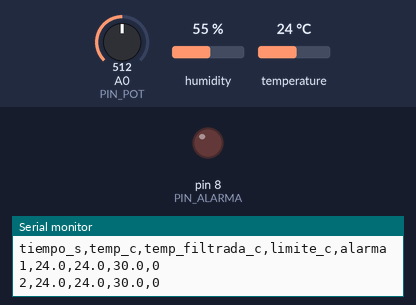
Bench run of a program on a simulated Arduino Uno, built with avr-gcc and run on an emulated ATmega328P. Shown: output pins drawn as LEDs (lit = HIGH), the last lines printed to the serial monitor. The inputs (shaded band) are chosen by the test bench; at power-on: temperature 24 °C, A0 (PIN_POT) = 512, humidity 55 %.

Above: at 2.8 s.
2.9 s: temperature set to 30.1 °C
10.8 s: temperature set to 31.7 °C
12.5 s: temperature set to 29.3 °C
20.4 s: temperature set to 27.8 °C
At 26.5 s:
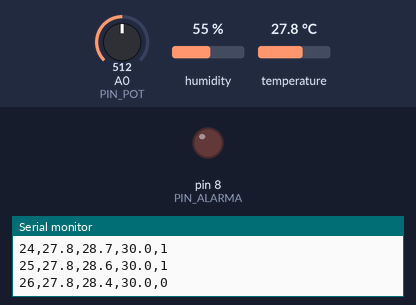
27.5 s: temperature set to 29.6 °C
35.4 s: temperature set to 30.8 °C
At 40.0 s:
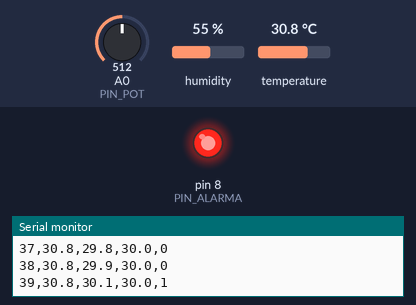
Timing chart, 0 to 41.5 s (numbered marks = the images above; inputs shaded):
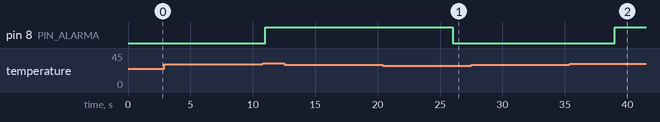

Measured:
- the behaviour switches between 30 and 30.1 °C on temperature (found by bisection; images 1 and 2)
- after the input at 20.4 s, pin 8 (PIN_ALARMA): HIGH → LOW after 5.6 s
- after the input at 35.4 s, pin 8 (PIN_ALARMA): LOW → HIGH after 3.6 s

The program:

main.cpp
```cpp
/*
  Módulo 9.2: VS Code + PlatformIO + Wokwi, con biblioteca propia
  Servicio Social CBI-1618 - Ing. en Computación
  Prestador: Pérez Sánchez Fernando Alberto

  El potenciómetro fija el límite de temperatura (20 a 40 °C). La temperatura del DHT22 pasa
  por un filtro de promedio móvil (EstacionLib) y, si supera el límite, se enciende la alarma
  con histéresis de 1.5 °C. Imprime una línea CSV por segundo, lista para graficar.
*/
#include <Arduino.h>
#include <DHT.h>
#include "EstacionLib.h"

const uint8_t PIN_DHT = 2;
const uint8_t PIN_POT = A0;
const uint8_t PIN_ALARMA = 8;

DHT dht(PIN_DHT, DHT22);
FiltroMedia filtro;
Umbral alarma(1.5);

unsigned long tLectura = 0;

void setup() {
  Serial.begin(115200);
  pinMode(PIN_ALARMA, OUTPUT);
  dht.begin();
  Serial.println(F("tiempo_s,temp_c,temp_filtrada_c,limite_c,alarma"));
}

void loop() {
  if (millis() - tLectura < 1000) return;
  tLectura = millis();

  float t = dht.readTemperature();
  if (isnan(t)) {
    Serial.println(F("# error de lectura DHT22"));
    return;
  }
  filtro.agregar(t);
  float limite = 20.0 + (analogRead(PIN_POT) / 1023.0) * 20.0;   // 20-40 °C
  bool activa = alarma.evaluar(filtro.promedio(), limite);
  digitalWrite(PIN_ALARMA, activa ? HIGH : LOW);

  Serial.print(tLectura / 1000); Serial.print(',');
  Serial.print(t, 1); Serial.print(',');
  Serial.print(filtro.promedio(), 1); Serial.print(',');
  Serial.print(limite, 1); Serial.print(',');
  Serial.println(activa ? 1 : 0);
}
```
